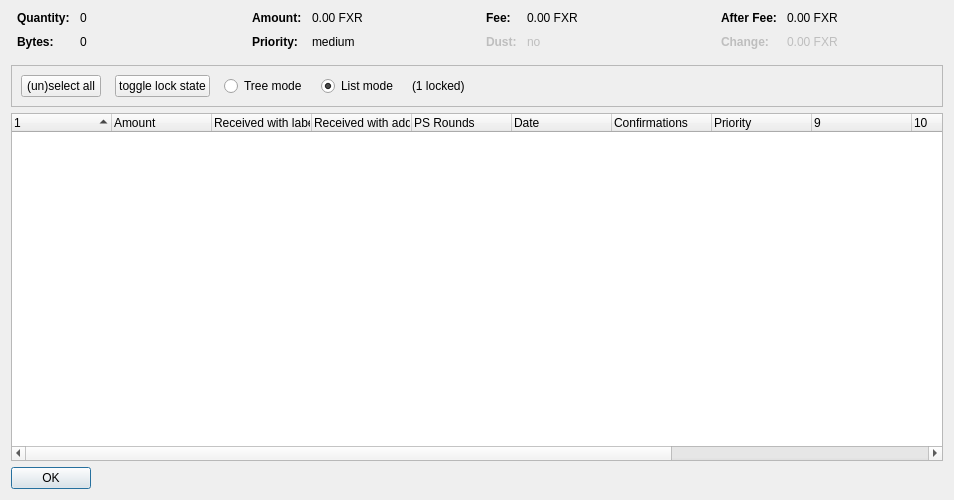
<?xml version="1.0" encoding="UTF-8"?>
<ui version="4.0">
 <class>CoinControlDialog</class>
 <widget class="QDialog" name="CoinControlDialog">
  <property name="geometry">
   <rect>
    <x>0</x>
    <y>0</y>
    <width>954</width>
    <height>500</height>
   </rect>
  </property>
  <property name="windowTitle">
   <string>Coin Selection</string>
  </property>
  <layout class="QVBoxLayout" name="verticalLayout">
   <item>
    <layout class="QHBoxLayout" name="horizontalLayoutTop" stretch="0,0,0,0">
     <property name="topMargin">
      <number>0</number>
     </property>
     <property name="bottomMargin">
      <number>10</number>
     </property>
     <item>
      <layout class="QFormLayout" name="formLayoutCoinControl1">
       <property name="horizontalSpacing">
        <number>10</number>
       </property>
       <property name="verticalSpacing">
        <number>10</number>
       </property>
       <property name="leftMargin">
        <number>6</number>
       </property>
       <property name="rightMargin">
        <number>6</number>
       </property>
       <item row="0" column="0">
        <widget class="QLabel" name="labelCoinControlQuantityText">
         <property name="font">
          <font>
           <weight>75</weight>
           <bold>true</bold>
          </font>
         </property>
         <property name="text">
          <string>Quantity:</string>
         </property>
        </widget>
       </item>
       <item row="0" column="1">
        <widget class="QLabel" name="labelCoinControlQuantity">
         <property name="cursor">
          <cursorShape>IBeamCursor</cursorShape>
         </property>
         <property name="contextMenuPolicy">
          <enum>Qt::ActionsContextMenu</enum>
         </property>
         <property name="text">
          <string notr="true">0</string>
         </property>
         <property name="textInteractionFlags">
          <set>Qt::LinksAccessibleByMouse|Qt::TextSelectableByKeyboard|Qt::TextSelectableByMouse</set>
         </property>
        </widget>
       </item>
       <item row="1" column="0">
        <widget class="QLabel" name="labelCoinControlBytesText">
         <property name="font">
          <font>
           <weight>75</weight>
           <bold>true</bold>
          </font>
         </property>
         <property name="text">
          <string>Bytes:</string>
         </property>
        </widget>
       </item>
       <item row="1" column="1">
        <widget class="QLabel" name="labelCoinControlBytes">
         <property name="cursor">
          <cursorShape>IBeamCursor</cursorShape>
         </property>
         <property name="contextMenuPolicy">
          <enum>Qt::ActionsContextMenu</enum>
         </property>
         <property name="text">
          <string notr="true">0</string>
         </property>
         <property name="textInteractionFlags">
          <set>Qt::LinksAccessibleByMouse|Qt::TextSelectableByKeyboard|Qt::TextSelectableByMouse</set>
         </property>
        </widget>
       </item>
      </layout>
     </item>
     <item>
      <layout class="QFormLayout" name="formLayoutCoinControl2">
       <property name="horizontalSpacing">
        <number>10</number>
       </property>
       <property name="verticalSpacing">
        <number>10</number>
       </property>
       <property name="leftMargin">
        <number>6</number>
       </property>
       <property name="rightMargin">
        <number>6</number>
       </property>
       <item row="0" column="0">
        <widget class="QLabel" name="labelCoinControlAmountText">
         <property name="font">
          <font>
           <weight>75</weight>
           <bold>true</bold>
          </font>
         </property>
         <property name="text">
          <string>Amount:</string>
         </property>
        </widget>
       </item>
       <item row="0" column="1">
        <widget class="QLabel" name="labelCoinControlAmount">
         <property name="cursor">
          <cursorShape>IBeamCursor</cursorShape>
         </property>
         <property name="contextMenuPolicy">
          <enum>Qt::ActionsContextMenu</enum>
         </property>
         <property name="text">
          <string notr="true">0.00 FXR</string>
         </property>
         <property name="textInteractionFlags">
          <set>Qt::LinksAccessibleByMouse|Qt::TextSelectableByKeyboard|Qt::TextSelectableByMouse</set>
         </property>
        </widget>
       </item>
       <item row="1" column="0">
        <widget class="QLabel" name="labelCoinControlPriorityText">
         <property name="font">
          <font>
           <weight>75</weight>
           <bold>true</bold>
          </font>
         </property>
         <property name="text">
          <string>Priority:</string>
         </property>
        </widget>
       </item>
       <item row="1" column="1">
        <widget class="QLabel" name="labelCoinControlPriority">
         <property name="cursor">
          <cursorShape>IBeamCursor</cursorShape>
         </property>
         <property name="contextMenuPolicy">
          <enum>Qt::ActionsContextMenu</enum>
         </property>
         <property name="text">
          <string>medium</string>
         </property>
         <property name="textInteractionFlags">
          <set>Qt::LinksAccessibleByMouse|Qt::TextSelectableByKeyboard|Qt::TextSelectableByMouse</set>
         </property>
        </widget>
       </item>
      </layout>
     </item>
     <item>
      <layout class="QFormLayout" name="formLayoutCoinControl3">
       <property name="horizontalSpacing">
        <number>10</number>
       </property>
       <property name="verticalSpacing">
        <number>10</number>
       </property>
       <property name="leftMargin">
        <number>6</number>
       </property>
       <property name="rightMargin">
        <number>6</number>
       </property>
       <item row="0" column="0">
        <widget class="QLabel" name="labelCoinControlFeeText">
         <property name="font">
          <font>
           <weight>75</weight>
           <bold>true</bold>
          </font>
         </property>
         <property name="text">
          <string>Fee:</string>
         </property>
        </widget>
       </item>
       <item row="0" column="1">
        <widget class="QLabel" name="labelCoinControlFee">
         <property name="cursor">
          <cursorShape>IBeamCursor</cursorShape>
         </property>
         <property name="contextMenuPolicy">
          <enum>Qt::ActionsContextMenu</enum>
         </property>
         <property name="text">
          <string notr="true">0.00 FXR</string>
         </property>
         <property name="textInteractionFlags">
          <set>Qt::LinksAccessibleByMouse|Qt::TextSelectableByKeyboard|Qt::TextSelectableByMouse</set>
         </property>
        </widget>
       </item>
       <item row="1" column="0">
        <widget class="QLabel" name="labelCoinControlLowOutputText">
         <property name="enabled">
          <bool>false</bool>
         </property>
         <property name="font">
          <font>
           <weight>75</weight>
           <bold>true</bold>
          </font>
         </property>
         <property name="text">
          <string>Dust:</string>
         </property>
        </widget>
       </item>
       <item row="1" column="1">
        <widget class="QLabel" name="labelCoinControlLowOutput">
         <property name="enabled">
          <bool>false</bool>
         </property>
         <property name="cursor">
          <cursorShape>IBeamCursor</cursorShape>
         </property>
         <property name="contextMenuPolicy">
          <enum>Qt::ActionsContextMenu</enum>
         </property>
         <property name="text">
          <string>no</string>
         </property>
         <property name="textInteractionFlags">
          <set>Qt::LinksAccessibleByMouse|Qt::TextSelectableByKeyboard|Qt::TextSelectableByMouse</set>
         </property>
        </widget>
       </item>
      </layout>
     </item>
     <item>
      <layout class="QFormLayout" name="formLayoutCoinControl4">
       <property name="horizontalSpacing">
        <number>10</number>
       </property>
       <property name="verticalSpacing">
        <number>10</number>
       </property>
       <property name="leftMargin">
        <number>6</number>
       </property>
       <property name="rightMargin">
        <number>6</number>
       </property>
       <item row="0" column="0">
        <widget class="QLabel" name="labelCoinControlAfterFeeText">
         <property name="font">
          <font>
           <weight>75</weight>
           <bold>true</bold>
          </font>
         </property>
         <property name="text">
          <string>After Fee:</string>
         </property>
        </widget>
       </item>
       <item row="0" column="1">
        <widget class="QLabel" name="labelCoinControlAfterFee">
         <property name="cursor">
          <cursorShape>IBeamCursor</cursorShape>
         </property>
         <property name="contextMenuPolicy">
          <enum>Qt::ActionsContextMenu</enum>
         </property>
         <property name="text">
          <string notr="true">0.00 FXR</string>
         </property>
         <property name="textInteractionFlags">
          <set>Qt::LinksAccessibleByMouse|Qt::TextSelectableByKeyboard|Qt::TextSelectableByMouse</set>
         </property>
        </widget>
       </item>
       <item row="1" column="0">
        <widget class="QLabel" name="labelCoinControlChangeText">
         <property name="enabled">
          <bool>false</bool>
         </property>
         <property name="font">
          <font>
           <weight>75</weight>
           <bold>true</bold>
          </font>
         </property>
         <property name="text">
          <string>Change:</string>
         </property>
        </widget>
       </item>
       <item row="1" column="1">
        <widget class="QLabel" name="labelCoinControlChange">
         <property name="enabled">
          <bool>false</bool>
         </property>
         <property name="cursor">
          <cursorShape>IBeamCursor</cursorShape>
         </property>
         <property name="contextMenuPolicy">
          <enum>Qt::ActionsContextMenu</enum>
         </property>
         <property name="text">
          <string notr="true">0.00 FXR</string>
         </property>
         <property name="textInteractionFlags">
          <set>Qt::LinksAccessibleByMouse|Qt::TextSelectableByKeyboard|Qt::TextSelectableByMouse</set>
         </property>
        </widget>
       </item>
      </layout>
     </item>
    </layout>
   </item>
   <item>
    <widget class="QFrame" name="frame">
     <property name="minimumSize">
      <size>
       <width>0</width>
       <height>40</height>
      </size>
     </property>
     <property name="frameShape">
      <enum>QFrame::StyledPanel</enum>
     </property>
     <property name="frameShadow">
      <enum>QFrame::Sunken</enum>
     </property>
     <layout class="QHBoxLayout" name="horizontalLayout">
      <item>
       <layout class="QHBoxLayout" name="horizontalLayoutPanel" stretch="0,0,0,0,0,0">
        <property name="spacing">
         <number>14</number>
        </property>
        <item>
         <widget class="QPushButton" name="pushButtonSelectAll">
          <property name="sizePolicy">
           <sizepolicy hsizetype="Maximum" vsizetype="Fixed">
            <horstretch>0</horstretch>
            <verstretch>0</verstretch>
           </sizepolicy>
          </property>
          <property name="text">
           <string>(un)select all</string>
          </property>
          <property name="autoDefault">
           <bool>false</bool>
          </property>
         </widget>
        </item>
        <item>
         <widget class="QPushButton" name="pushButtonToggleLock">
          <property name="sizePolicy">
           <sizepolicy hsizetype="Maximum" vsizetype="Fixed">
            <horstretch>0</horstretch>
            <verstretch>0</verstretch>
           </sizepolicy>
          </property>
          <property name="text">
           <string>toggle lock state</string>
          </property>
          <property name="autoDefault">
           <bool>false</bool>
          </property>
         </widget>
        </item>
        <item>
         <widget class="QRadioButton" name="radioTreeMode">
          <property name="sizePolicy">
           <sizepolicy hsizetype="Maximum" vsizetype="Fixed">
            <horstretch>0</horstretch>
            <verstretch>0</verstretch>
           </sizepolicy>
          </property>
          <property name="text">
           <string>Tree mode</string>
          </property>
         </widget>
        </item>
        <item>
         <widget class="QRadioButton" name="radioListMode">
          <property name="sizePolicy">
           <sizepolicy hsizetype="Maximum" vsizetype="Fixed">
            <horstretch>0</horstretch>
            <verstretch>0</verstretch>
           </sizepolicy>
          </property>
          <property name="text">
           <string>List mode</string>
          </property>
          <property name="checked">
           <bool>true</bool>
          </property>
         </widget>
        </item>
        <item>
         <widget class="QLabel" name="labelLocked">
          <property name="text">
           <string>(1 locked)</string>
          </property>
         </widget>
        </item>
        <item>
         <spacer name="horizontalSpacer">
          <property name="orientation">
           <enum>Qt::Horizontal</enum>
          </property>
          <property name="sizeHint" stdset="0">
           <size>
            <width>40</width>
            <height>20</height>
           </size>
          </property>
         </spacer>
        </item>
       </layout>
      </item>
     </layout>
    </widget>
   </item>
   <item>
    <widget class="CoinControlTreeWidget" name="treeWidget">
     <property name="contextMenuPolicy">
      <enum>Qt::CustomContextMenu</enum>
     </property>
     <property name="sortingEnabled">
      <bool>false</bool>
     </property>
     <property name="columnCount">
      <number>13</number>
     </property>
     <attribute name="headerShowSortIndicator" stdset="0">
      <bool>true</bool>
     </attribute>
     <attribute name="headerStretchLastSection">
      <bool>false</bool>
     </attribute>
     <column>
      <property name="text">
       <string/>
      </property>
     </column>
     <column>
      <property name="text">
       <string>Amount</string>
      </property>
     </column>
     <column>
      <property name="text">
       <string>Received with label</string>
      </property>
     </column>
     <column>
      <property name="text">
       <string>Received with address</string>
      </property>
     </column>
     <column>
      <property name="text">
       <string>PS Rounds</string>
      </property>
     </column>
     <column>
      <property name="text">
       <string>Date</string>
      </property>
     </column>
     <column>
      <property name="text">
       <string>Confirmations</string>
      </property>
      <property name="toolTip">
       <string>Confirmed</string>
      </property>
     </column>
     <column>
      <property name="text">
       <string>Priority</string>
      </property>
     </column>
     <column>
      <property name="text">
       <string/>
      </property>
     </column>
     <column>
      <property name="text">
       <string/>
      </property>
     </column>
     <column>
      <property name="text">
       <string/>
      </property>
     </column>
     <column>
      <property name="text">
       <string/>
      </property>
     </column>
     <column>
      <property name="text">
       <string/>
      </property>
     </column>
    </widget>
   </item>
   <item>
    <widget class="QDialogButtonBox" name="buttonBox">
     <property name="sizePolicy">
      <sizepolicy hsizetype="Maximum" vsizetype="Fixed">
       <horstretch>0</horstretch>
       <verstretch>0</verstretch>
      </sizepolicy>
     </property>
     <property name="orientation">
      <enum>Qt::Horizontal</enum>
     </property>
     <property name="standardButtons">
      <set>QDialogButtonBox::Ok</set>
     </property>
    </widget>
   </item>
  </layout>
 </widget>
 <customwidgets>
  <customwidget>
   <class>CoinControlTreeWidget</class>
   <extends>QTreeWidget</extends>
   <header>coincontroltreewidget.h</header>
  </customwidget>
 </customwidgets>
 <resources/>
 <connections/>
</ui>
